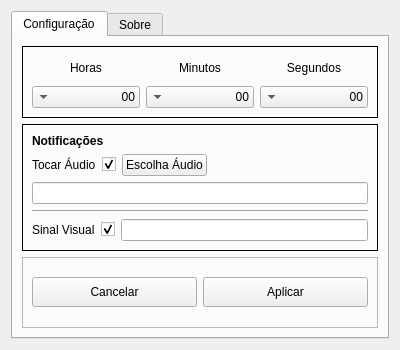
<?xml version="1.0" encoding="UTF-8"?>
<ui version="4.0">
 <class>configcron</class>
 <widget class="QWidget" name="configcron">
  <property name="geometry">
   <rect>
    <x>0</x>
    <y>0</y>
    <width>400</width>
    <height>350</height>
   </rect>
  </property>
  <property name="minimumSize">
   <size>
    <width>400</width>
    <height>350</height>
   </size>
  </property>
  <property name="maximumSize">
   <size>
    <width>400</width>
    <height>350</height>
   </size>
  </property>
  <property name="windowTitle">
   <string>Form</string>
  </property>
  <layout class="QGridLayout" name="gridLayout_12">
   <item row="0" column="0">
    <widget class="QTabWidget" name="tabWidget">
     <property name="currentIndex">
      <number>0</number>
     </property>
     <widget class="QWidget" name="tab">
      <attribute name="title">
       <string>Configuração</string>
      </attribute>
      <layout class="QGridLayout" name="gridLayout_11">
       <item row="0" column="0">
        <layout class="QGridLayout" name="gridLayout_10">
         <item row="0" column="0">
          <widget class="QFrame" name="frame">
           <property name="frameShape">
            <enum>QFrame::Panel</enum>
           </property>
           <property name="frameShadow">
            <enum>QFrame::Plain</enum>
           </property>
           <layout class="QGridLayout" name="gridLayout_8">
            <item row="0" column="0">
             <layout class="QHBoxLayout" name="horizontalLayout">
              <item>
               <layout class="QGridLayout" name="gridLayout_2">
                <item row="0" column="0">
                 <widget class="QLabel" name="label">
                  <property name="text">
                   <string>Horas</string>
                  </property>
                  <property name="alignment">
                   <set>Qt::AlignCenter</set>
                  </property>
                 </widget>
                </item>
                <item row="1" column="0">
                 <widget class="QComboBox" name="cbHora">
                  <property name="layoutDirection">
                   <enum>Qt::RightToLeft</enum>
                  </property>
                  <property name="sizeAdjustPolicy">
                   <enum>QComboBox::AdjustToContents</enum>
                  </property>
                  <item>
                   <property name="text">
                    <string>00</string>
                   </property>
                  </item>
                  <item>
                   <property name="text">
                    <string>01</string>
                   </property>
                  </item>
                  <item>
                   <property name="text">
                    <string>02</string>
                   </property>
                  </item>
                  <item>
                   <property name="text">
                    <string>03</string>
                   </property>
                  </item>
                  <item>
                   <property name="text">
                    <string>04</string>
                   </property>
                  </item>
                  <item>
                   <property name="text">
                    <string>05</string>
                   </property>
                  </item>
                  <item>
                   <property name="text">
                    <string>06</string>
                   </property>
                  </item>
                  <item>
                   <property name="text">
                    <string>07</string>
                   </property>
                  </item>
                  <item>
                   <property name="text">
                    <string>08</string>
                   </property>
                  </item>
                  <item>
                   <property name="text">
                    <string>09</string>
                   </property>
                  </item>
                  <item>
                   <property name="text">
                    <string>10</string>
                   </property>
                  </item>
                  <item>
                   <property name="text">
                    <string>11</string>
                   </property>
                  </item>
                  <item>
                   <property name="text">
                    <string>12</string>
                   </property>
                  </item>
                  <item>
                   <property name="text">
                    <string>13</string>
                   </property>
                  </item>
                  <item>
                   <property name="text">
                    <string>14</string>
                   </property>
                  </item>
                  <item>
                   <property name="text">
                    <string>15</string>
                   </property>
                  </item>
                  <item>
                   <property name="text">
                    <string>16</string>
                   </property>
                  </item>
                  <item>
                   <property name="text">
                    <string>17</string>
                   </property>
                  </item>
                  <item>
                   <property name="text">
                    <string>18</string>
                   </property>
                  </item>
                  <item>
                   <property name="text">
                    <string>19</string>
                   </property>
                  </item>
                  <item>
                   <property name="text">
                    <string>20</string>
                   </property>
                  </item>
                  <item>
                   <property name="text">
                    <string>21</string>
                   </property>
                  </item>
                  <item>
                   <property name="text">
                    <string>22</string>
                   </property>
                  </item>
                  <item>
                   <property name="text">
                    <string>23</string>
                   </property>
                  </item>
                 </widget>
                </item>
               </layout>
              </item>
             </layout>
            </item>
            <item row="0" column="1">
             <layout class="QHBoxLayout" name="horizontalLayout_2">
              <item>
               <layout class="QGridLayout" name="gridLayout_4">
                <item row="0" column="0">
                 <widget class="QLabel" name="label_4">
                  <property name="text">
                   <string>Minutos</string>
                  </property>
                  <property name="alignment">
                   <set>Qt::AlignCenter</set>
                  </property>
                 </widget>
                </item>
                <item row="1" column="0">
                 <widget class="QComboBox" name="cbMin">
                  <property name="layoutDirection">
                   <enum>Qt::RightToLeft</enum>
                  </property>
                  <item>
                   <property name="text">
                    <string>00</string>
                   </property>
                  </item>
                  <item>
                   <property name="text">
                    <string>01</string>
                   </property>
                  </item>
                  <item>
                   <property name="text">
                    <string>02</string>
                   </property>
                  </item>
                  <item>
                   <property name="text">
                    <string>03</string>
                   </property>
                  </item>
                  <item>
                   <property name="text">
                    <string>04</string>
                   </property>
                  </item>
                  <item>
                   <property name="text">
                    <string>05</string>
                   </property>
                  </item>
                  <item>
                   <property name="text">
                    <string>06</string>
                   </property>
                  </item>
                  <item>
                   <property name="text">
                    <string>07</string>
                   </property>
                  </item>
                  <item>
                   <property name="text">
                    <string>08</string>
                   </property>
                  </item>
                  <item>
                   <property name="text">
                    <string>09</string>
                   </property>
                  </item>
                  <item>
                   <property name="text">
                    <string>10</string>
                   </property>
                  </item>
                  <item>
                   <property name="text">
                    <string>11</string>
                   </property>
                  </item>
                  <item>
                   <property name="text">
                    <string>12</string>
                   </property>
                  </item>
                  <item>
                   <property name="text">
                    <string>13</string>
                   </property>
                  </item>
                  <item>
                   <property name="text">
                    <string>14</string>
                   </property>
                  </item>
                  <item>
                   <property name="text">
                    <string>15</string>
                   </property>
                  </item>
                  <item>
                   <property name="text">
                    <string>16</string>
                   </property>
                  </item>
                  <item>
                   <property name="text">
                    <string>17</string>
                   </property>
                  </item>
                  <item>
                   <property name="text">
                    <string>18</string>
                   </property>
                  </item>
                  <item>
                   <property name="text">
                    <string>19</string>
                   </property>
                  </item>
                  <item>
                   <property name="text">
                    <string>20</string>
                   </property>
                  </item>
                  <item>
                   <property name="text">
                    <string>21</string>
                   </property>
                  </item>
                  <item>
                   <property name="text">
                    <string>22</string>
                   </property>
                  </item>
                  <item>
                   <property name="text">
                    <string>23</string>
                   </property>
                  </item>
                  <item>
                   <property name="text">
                    <string>24</string>
                   </property>
                  </item>
                  <item>
                   <property name="text">
                    <string>25</string>
                   </property>
                  </item>
                  <item>
                   <property name="text">
                    <string>26</string>
                   </property>
                  </item>
                  <item>
                   <property name="text">
                    <string>27</string>
                   </property>
                  </item>
                  <item>
                   <property name="text">
                    <string>28</string>
                   </property>
                  </item>
                  <item>
                   <property name="text">
                    <string>29</string>
                   </property>
                  </item>
                  <item>
                   <property name="text">
                    <string>30</string>
                   </property>
                  </item>
                  <item>
                   <property name="text">
                    <string>31</string>
                   </property>
                  </item>
                  <item>
                   <property name="text">
                    <string>32</string>
                   </property>
                  </item>
                  <item>
                   <property name="text">
                    <string>33</string>
                   </property>
                  </item>
                  <item>
                   <property name="text">
                    <string>34</string>
                   </property>
                  </item>
                  <item>
                   <property name="text">
                    <string>35</string>
                   </property>
                  </item>
                  <item>
                   <property name="text">
                    <string>36</string>
                   </property>
                  </item>
                  <item>
                   <property name="text">
                    <string>38</string>
                   </property>
                  </item>
                  <item>
                   <property name="text">
                    <string>39</string>
                   </property>
                  </item>
                  <item>
                   <property name="text">
                    <string>40</string>
                   </property>
                  </item>
                  <item>
                   <property name="text">
                    <string>41</string>
                   </property>
                  </item>
                  <item>
                   <property name="text">
                    <string>42</string>
                   </property>
                  </item>
                  <item>
                   <property name="text">
                    <string>43</string>
                   </property>
                  </item>
                  <item>
                   <property name="text">
                    <string>44</string>
                   </property>
                  </item>
                  <item>
                   <property name="text">
                    <string>45</string>
                   </property>
                  </item>
                  <item>
                   <property name="text">
                    <string>46</string>
                   </property>
                  </item>
                  <item>
                   <property name="text">
                    <string>47</string>
                   </property>
                  </item>
                  <item>
                   <property name="text">
                    <string>48</string>
                   </property>
                  </item>
                  <item>
                   <property name="text">
                    <string>49</string>
                   </property>
                  </item>
                  <item>
                   <property name="text">
                    <string>50</string>
                   </property>
                  </item>
                  <item>
                   <property name="text">
                    <string>51</string>
                   </property>
                  </item>
                  <item>
                   <property name="text">
                    <string>52</string>
                   </property>
                  </item>
                  <item>
                   <property name="text">
                    <string>53</string>
                   </property>
                  </item>
                  <item>
                   <property name="text">
                    <string>54</string>
                   </property>
                  </item>
                  <item>
                   <property name="text">
                    <string>55</string>
                   </property>
                  </item>
                  <item>
                   <property name="text">
                    <string>56</string>
                   </property>
                  </item>
                  <item>
                   <property name="text">
                    <string>57</string>
                   </property>
                  </item>
                  <item>
                   <property name="text">
                    <string>58</string>
                   </property>
                  </item>
                  <item>
                   <property name="text">
                    <string>59</string>
                   </property>
                  </item>
                 </widget>
                </item>
               </layout>
              </item>
             </layout>
            </item>
            <item row="0" column="2">
             <layout class="QHBoxLayout" name="horizontalLayout_5">
              <item>
               <layout class="QGridLayout" name="gridLayout_6">
                <item row="0" column="0">
                 <widget class="QLabel" name="label_5">
                  <property name="text">
                   <string>Segundos</string>
                  </property>
                  <property name="alignment">
                   <set>Qt::AlignCenter</set>
                  </property>
                 </widget>
                </item>
                <item row="1" column="0">
                 <widget class="QComboBox" name="cbSeg">
                  <property name="layoutDirection">
                   <enum>Qt::RightToLeft</enum>
                  </property>
                  <item>
                   <property name="text">
                    <string>00</string>
                   </property>
                  </item>
                  <item>
                   <property name="text">
                    <string>01</string>
                   </property>
                  </item>
                  <item>
                   <property name="text">
                    <string>02</string>
                   </property>
                  </item>
                  <item>
                   <property name="text">
                    <string>03</string>
                   </property>
                  </item>
                  <item>
                   <property name="text">
                    <string>04</string>
                   </property>
                  </item>
                  <item>
                   <property name="text">
                    <string>05</string>
                   </property>
                  </item>
                  <item>
                   <property name="text">
                    <string>06</string>
                   </property>
                  </item>
                  <item>
                   <property name="text">
                    <string>07</string>
                   </property>
                  </item>
                  <item>
                   <property name="text">
                    <string>08</string>
                   </property>
                  </item>
                  <item>
                   <property name="text">
                    <string>09</string>
                   </property>
                  </item>
                  <item>
                   <property name="text">
                    <string>10</string>
                   </property>
                  </item>
                  <item>
                   <property name="text">
                    <string>11</string>
                   </property>
                  </item>
                  <item>
                   <property name="text">
                    <string>12</string>
                   </property>
                  </item>
                  <item>
                   <property name="text">
                    <string>13</string>
                   </property>
                  </item>
                  <item>
                   <property name="text">
                    <string>14</string>
                   </property>
                  </item>
                  <item>
                   <property name="text">
                    <string>15</string>
                   </property>
                  </item>
                  <item>
                   <property name="text">
                    <string>16</string>
                   </property>
                  </item>
                  <item>
                   <property name="text">
                    <string>17</string>
                   </property>
                  </item>
                  <item>
                   <property name="text">
                    <string>18</string>
                   </property>
                  </item>
                  <item>
                   <property name="text">
                    <string>19</string>
                   </property>
                  </item>
                  <item>
                   <property name="text">
                    <string>20</string>
                   </property>
                  </item>
                  <item>
                   <property name="text">
                    <string>21</string>
                   </property>
                  </item>
                  <item>
                   <property name="text">
                    <string>22</string>
                   </property>
                  </item>
                  <item>
                   <property name="text">
                    <string>23</string>
                   </property>
                  </item>
                  <item>
                   <property name="text">
                    <string>24</string>
                   </property>
                  </item>
                  <item>
                   <property name="text">
                    <string>25</string>
                   </property>
                  </item>
                  <item>
                   <property name="text">
                    <string>26</string>
                   </property>
                  </item>
                  <item>
                   <property name="text">
                    <string>27</string>
                   </property>
                  </item>
                  <item>
                   <property name="text">
                    <string>28</string>
                   </property>
                  </item>
                  <item>
                   <property name="text">
                    <string>29</string>
                   </property>
                  </item>
                  <item>
                   <property name="text">
                    <string>30</string>
                   </property>
                  </item>
                  <item>
                   <property name="text">
                    <string>31</string>
                   </property>
                  </item>
                  <item>
                   <property name="text">
                    <string>32</string>
                   </property>
                  </item>
                  <item>
                   <property name="text">
                    <string>33</string>
                   </property>
                  </item>
                  <item>
                   <property name="text">
                    <string>34</string>
                   </property>
                  </item>
                  <item>
                   <property name="text">
                    <string>35</string>
                   </property>
                  </item>
                  <item>
                   <property name="text">
                    <string>36</string>
                   </property>
                  </item>
                  <item>
                   <property name="text">
                    <string>37</string>
                   </property>
                  </item>
                  <item>
                   <property name="text">
                    <string>38</string>
                   </property>
                  </item>
                  <item>
                   <property name="text">
                    <string>39</string>
                   </property>
                  </item>
                  <item>
                   <property name="text">
                    <string>40</string>
                   </property>
                  </item>
                  <item>
                   <property name="text">
                    <string>41</string>
                   </property>
                  </item>
                  <item>
                   <property name="text">
                    <string>42</string>
                   </property>
                  </item>
                  <item>
                   <property name="text">
                    <string>43</string>
                   </property>
                  </item>
                  <item>
                   <property name="text">
                    <string>44</string>
                   </property>
                  </item>
                  <item>
                   <property name="text">
                    <string>45</string>
                   </property>
                  </item>
                  <item>
                   <property name="text">
                    <string>46</string>
                   </property>
                  </item>
                  <item>
                   <property name="text">
                    <string>47</string>
                   </property>
                  </item>
                  <item>
                   <property name="text">
                    <string>48</string>
                   </property>
                  </item>
                  <item>
                   <property name="text">
                    <string>49</string>
                   </property>
                  </item>
                  <item>
                   <property name="text">
                    <string>50</string>
                   </property>
                  </item>
                  <item>
                   <property name="text">
                    <string>51</string>
                   </property>
                  </item>
                  <item>
                   <property name="text">
                    <string>52</string>
                   </property>
                  </item>
                  <item>
                   <property name="text">
                    <string>53</string>
                   </property>
                  </item>
                  <item>
                   <property name="text">
                    <string>54</string>
                   </property>
                  </item>
                  <item>
                   <property name="text">
                    <string>55</string>
                   </property>
                  </item>
                  <item>
                   <property name="text">
                    <string>56</string>
                   </property>
                  </item>
                  <item>
                   <property name="text">
                    <string>57</string>
                   </property>
                  </item>
                  <item>
                   <property name="text">
                    <string>58</string>
                   </property>
                  </item>
                  <item>
                   <property name="text">
                    <string>59</string>
                   </property>
                  </item>
                 </widget>
                </item>
               </layout>
              </item>
             </layout>
            </item>
           </layout>
          </widget>
         </item>
         <item row="1" column="0">
          <widget class="QFrame" name="frame_2">
           <property name="frameShape">
            <enum>QFrame::Panel</enum>
           </property>
           <property name="frameShadow">
            <enum>QFrame::Plain</enum>
           </property>
           <layout class="QGridLayout" name="gridLayout_3">
            <item row="0" column="0">
             <layout class="QVBoxLayout" name="verticalLayout_4">
              <item>
               <layout class="QVBoxLayout" name="verticalLayout_5">
                <item>
                 <widget class="QLabel" name="label_2">
                  <property name="font">
                   <font>
                    <weight>75</weight>
                    <bold>true</bold>
                   </font>
                  </property>
                  <property name="text">
                   <string>Notificações</string>
                  </property>
                 </widget>
                </item>
               </layout>
              </item>
              <item>
               <layout class="QHBoxLayout" name="horizontalLayout_6">
                <item>
                 <widget class="QLabel" name="label_3">
                  <property name="text">
                   <string>Tocar Áudio</string>
                  </property>
                 </widget>
                </item>
                <item>
                 <widget class="QCheckBox" name="ckbAudio">
                  <property name="text">
                   <string/>
                  </property>
                  <property name="checked">
                   <bool>true</bool>
                  </property>
                 </widget>
                </item>
                <item>
                 <widget class="QPushButton" name="pbDefAudio">
                  <property name="minimumSize">
                   <size>
                    <width>0</width>
                    <height>19</height>
                   </size>
                  </property>
                  <property name="text">
                   <string>Escolha Áudio</string>
                  </property>
                  <property name="icon">
                   <iconset resource="../cronometro.qrc">
                    <normaloff>:/cronometro/imagens/som_notif.png</normaloff>:/cronometro/imagens/som_notif.png</iconset>
                  </property>
                  <property name="iconSize">
                   <size>
                    <width>16</width>
                    <height>16</height>
                   </size>
                  </property>
                 </widget>
                </item>
                <item>
                 <spacer name="horizontalSpacer">
                  <property name="orientation">
                   <enum>Qt::Horizontal</enum>
                  </property>
                  <property name="sizeHint" stdset="0">
                   <size>
                    <width>40</width>
                    <height>20</height>
                   </size>
                  </property>
                 </spacer>
                </item>
               </layout>
              </item>
              <item>
               <widget class="QLineEdit" name="leAudio">
                <property name="enabled">
                 <bool>true</bool>
                </property>
               </widget>
              </item>
              <item>
               <widget class="Line" name="line">
                <property name="orientation">
                 <enum>Qt::Horizontal</enum>
                </property>
               </widget>
              </item>
              <item>
               <layout class="QHBoxLayout" name="horizontalLayout_7">
                <item>
                 <widget class="QLabel" name="label_6">
                  <property name="text">
                   <string>Sinal Visual</string>
                  </property>
                 </widget>
                </item>
                <item>
                 <layout class="QHBoxLayout" name="horizontalLayout_8">
                  <item>
                   <widget class="QCheckBox" name="ckbVisual">
                    <property name="text">
                     <string/>
                    </property>
                    <property name="checked">
                     <bool>true</bool>
                    </property>
                   </widget>
                  </item>
                  <item>
                   <widget class="QLineEdit" name="leTarefa">
                    <property name="maxLength">
                     <number>46</number>
                    </property>
                   </widget>
                  </item>
                 </layout>
                </item>
               </layout>
              </item>
             </layout>
            </item>
           </layout>
          </widget>
         </item>
         <item row="2" column="0">
          <widget class="QFrame" name="frame_4">
           <property name="frameShape">
            <enum>QFrame::StyledPanel</enum>
           </property>
           <property name="frameShadow">
            <enum>QFrame::Raised</enum>
           </property>
           <layout class="QGridLayout" name="gridLayout_9">
            <item row="0" column="0">
             <layout class="QHBoxLayout" name="horizontalLayout_9">
              <item>
               <widget class="QPushButton" name="pbCancel">
                <property name="minimumSize">
                 <size>
                  <width>0</width>
                  <height>30</height>
                 </size>
                </property>
                <property name="text">
                 <string>Cancelar</string>
                </property>
                <property name="icon">
                 <iconset resource="../cronometro.qrc">
                  <normaloff>:/cronometro/imagens/cancelar.png</normaloff>:/cronometro/imagens/cancelar.png</iconset>
                </property>
               </widget>
              </item>
              <item>
               <widget class="QPushButton" name="pbOk">
                <property name="minimumSize">
                 <size>
                  <width>0</width>
                  <height>30</height>
                 </size>
                </property>
                <property name="text">
                 <string>Aplicar</string>
                </property>
                <property name="icon">
                 <iconset resource="../cronometro.qrc">
                  <normaloff>:/cronometro/imagens/ok.png</normaloff>:/cronometro/imagens/ok.png</iconset>
                </property>
               </widget>
              </item>
             </layout>
            </item>
           </layout>
          </widget>
         </item>
        </layout>
       </item>
      </layout>
     </widget>
     <widget class="QWidget" name="tab_2">
      <attribute name="title">
       <string>Sobre</string>
      </attribute>
      <layout class="QGridLayout" name="gridLayout_5">
       <item row="0" column="0">
        <widget class="QFrame" name="frame_3">
         <property name="frameShape">
          <enum>QFrame::StyledPanel</enum>
         </property>
         <property name="frameShadow">
          <enum>QFrame::Raised</enum>
         </property>
         <widget class="QWidget" name="layoutWidget">
          <property name="geometry">
           <rect>
            <x>10</x>
            <y>10</y>
            <width>346</width>
            <height>261</height>
           </rect>
          </property>
          <layout class="QGridLayout" name="gridLayout_7">
           <item row="0" column="0" colspan="2">
            <widget class="QLabel" name="label_7">
             <property name="font">
              <font>
               <family>Ubuntu</family>
               <pointsize>26</pointsize>
               <weight>75</weight>
               <bold>true</bold>
              </font>
             </property>
             <property name="text">
              <string>Cronômetro</string>
             </property>
             <property name="alignment">
              <set>Qt::AlignCenter</set>
             </property>
            </widget>
           </item>
           <item row="1" column="1">
            <spacer name="verticalSpacer_2">
             <property name="orientation">
              <enum>Qt::Vertical</enum>
             </property>
             <property name="sizeHint" stdset="0">
              <size>
               <width>17</width>
               <height>25</height>
              </size>
             </property>
            </spacer>
           </item>
           <item row="2" column="0" colspan="2">
            <layout class="QHBoxLayout" name="horizontalLayout_4">
             <item>
              <spacer name="horizontalSpacer_6">
               <property name="orientation">
                <enum>Qt::Horizontal</enum>
               </property>
               <property name="sizeHint" stdset="0">
                <size>
                 <width>40</width>
                 <height>20</height>
                </size>
               </property>
              </spacer>
             </item>
             <item>
              <widget class="QLabel" name="label_8">
               <property name="text">
                <string>É parte do projeto Cláudia Dash e foi projeto por</string>
               </property>
              </widget>
             </item>
             <item>
              <spacer name="horizontalSpacer_7">
               <property name="orientation">
                <enum>Qt::Horizontal</enum>
               </property>
               <property name="sizeHint" stdset="0">
                <size>
                 <width>40</width>
                 <height>20</height>
                </size>
               </property>
              </spacer>
             </item>
            </layout>
           </item>
           <item row="3" column="0" colspan="2">
            <layout class="QGridLayout" name="gridLayout">
             <item row="0" column="0">
              <spacer name="horizontalSpacer_3">
               <property name="orientation">
                <enum>Qt::Horizontal</enum>
               </property>
               <property name="sizeHint" stdset="0">
                <size>
                 <width>40</width>
                 <height>20</height>
                </size>
               </property>
              </spacer>
             </item>
             <item row="0" column="2">
              <spacer name="horizontalSpacer_4">
               <property name="orientation">
                <enum>Qt::Horizontal</enum>
               </property>
               <property name="sizeHint" stdset="0">
                <size>
                 <width>40</width>
                 <height>20</height>
                </size>
               </property>
              </spacer>
             </item>
             <item row="0" column="1">
              <widget class="QLabel" name="label_9">
               <property name="text">
                <string>   Jean Richard Lima </string>
               </property>
              </widget>
             </item>
             <item row="1" column="1">
              <widget class="QLabel" name="label_10">
               <property name="text">
                <string>jeanrlima@gmail.com</string>
               </property>
              </widget>
             </item>
             <item row="1" column="2">
              <spacer name="horizontalSpacer_8">
               <property name="orientation">
                <enum>Qt::Horizontal</enum>
               </property>
               <property name="sizeType">
                <enum>QSizePolicy::Preferred</enum>
               </property>
               <property name="sizeHint" stdset="0">
                <size>
                 <width>40</width>
                 <height>20</height>
                </size>
               </property>
              </spacer>
             </item>
            </layout>
           </item>
           <item row="4" column="1">
            <spacer name="verticalSpacer">
             <property name="orientation">
              <enum>Qt::Vertical</enum>
             </property>
             <property name="sizeHint" stdset="0">
              <size>
               <width>17</width>
               <height>25</height>
              </size>
             </property>
            </spacer>
           </item>
           <item row="5" column="0">
            <layout class="QHBoxLayout" name="horizontalLayout_3">
             <item>
              <spacer name="horizontalSpacer_5">
               <property name="orientation">
                <enum>Qt::Horizontal</enum>
               </property>
               <property name="sizeHint" stdset="0">
                <size>
                 <width>40</width>
                 <height>20</height>
                </size>
               </property>
              </spacer>
             </item>
             <item>
              <widget class="QPushButton" name="pushButton_4">
               <property name="text">
                <string>Fechar</string>
               </property>
               <property name="icon">
                <iconset>
                 <normaloff>:/icones/imagens/sair.png</normaloff>:/icones/imagens/sair.png</iconset>
               </property>
              </widget>
             </item>
            </layout>
           </item>
          </layout>
         </widget>
        </widget>
       </item>
      </layout>
     </widget>
    </widget>
   </item>
  </layout>
 </widget>
 <resources>
  <include location="../cronometro.qrc"/>
 </resources>
 <connections/>
</ui>
